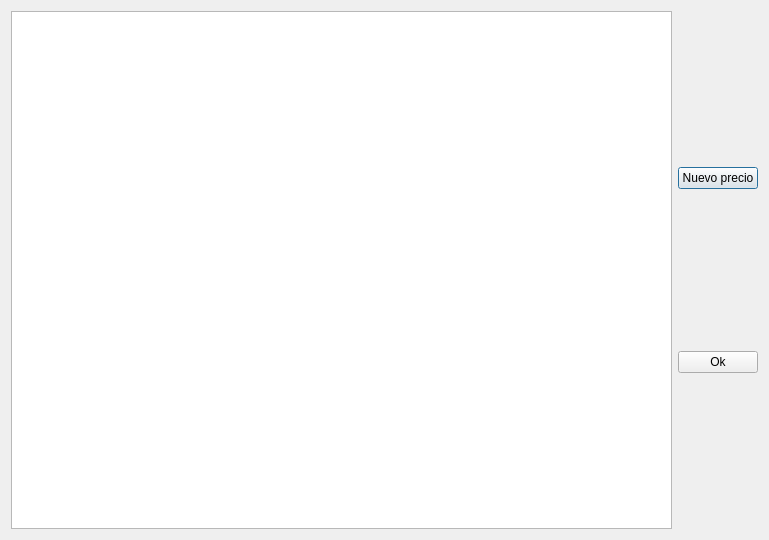
<?xml version="1.0" encoding="UTF-8"?>
<ui version="4.0">
 <class>historialPreciosDialog</class>
 <widget class="QDialog" name="historialPreciosDialog">
  <property name="geometry">
   <rect>
    <x>0</x>
    <y>0</y>
    <width>769</width>
    <height>540</height>
   </rect>
  </property>
  <property name="windowTitle">
   <string>Historial precios</string>
  </property>
  <layout class="QHBoxLayout" name="horizontalLayout">
   <item>
    <widget class="QTableWidget" name="historialPreciosTableWidget">
     <property name="editTriggers">
      <set>QAbstractItemView::NoEditTriggers</set>
     </property>
     <attribute name="verticalHeaderVisible">
      <bool>false</bool>
     </attribute>
    </widget>
   </item>
   <item>
    <layout class="QGridLayout" name="gridLayout">
     <item row="0" column="0">
      <widget class="QPushButton" name="nuevoPushButton">
       <property name="text">
        <string>Nuevo precio</string>
       </property>
      </widget>
     </item>
     <item row="1" column="0">
      <widget class="QPushButton" name="okPushButton">
       <property name="text">
        <string>Ok</string>
       </property>
      </widget>
     </item>
    </layout>
   </item>
  </layout>
 </widget>
 <resources/>
 <connections/>
</ui>
